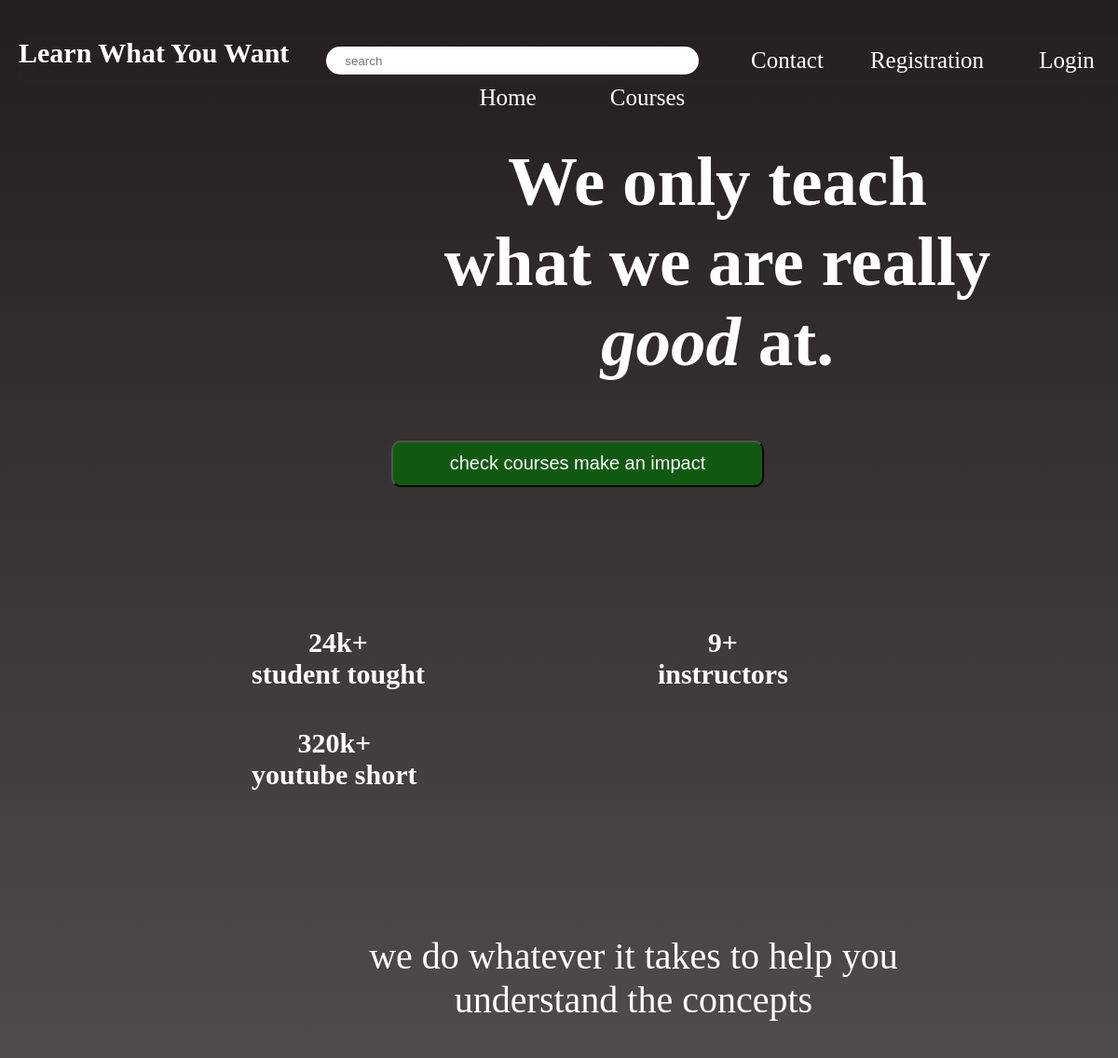
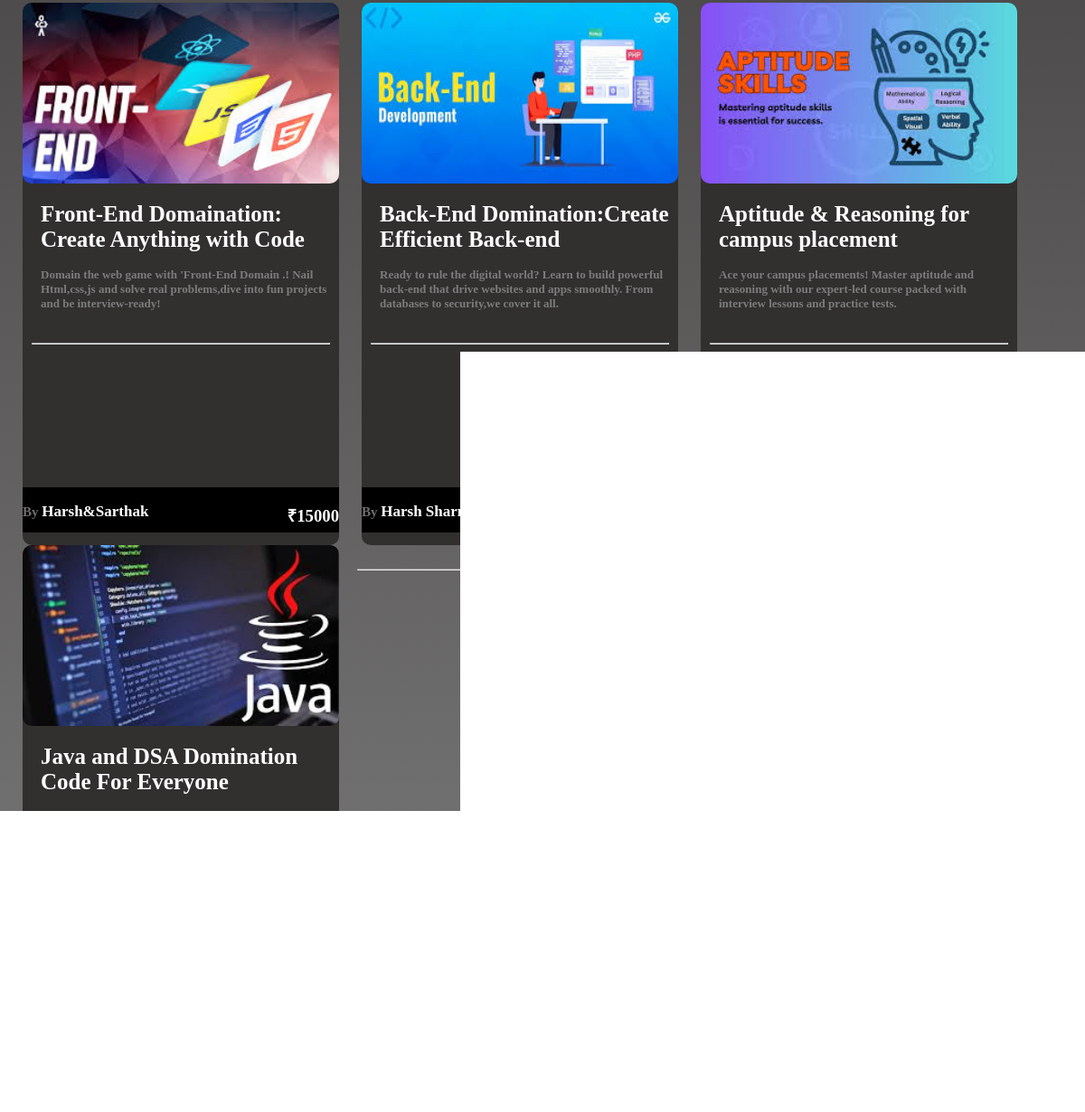
The page / on the database its author committed (2 pictures, top to bottom).
### myapp/models.py (models this page shows)
class course(models.Model):
    image=models.ImageField(upload_to='image/')
    coursename=models.CharField(max_length=50)
    description=models.TextField()
    price=models.IntegerField()
    auther=models.CharField(max_length=25)

### myapp/views.py (the view)
# urls.py: path('',getdata,name='getdata'),
def getdata(request):
    data=course.objects.all()
    return render(request,'getdata.html',{'data':data})

### template/getdata.html (shortened to what this page needs)
{% load static %}
<!DOCTYPE html>
<html lang="en">
<head>
    <link rel="stylesheet" href="{% static 'css/coursedata.css' %}">
</head>
<body style="height: 2400px;width: 100%;background-image: linear-gradient(rgb(35, 30, 30),gray);position: static;">
    <div id="content" style="height: 50px;">
        <div id="child" >
        <h1>Learn What You Want</h1> <input type="search" name="" id="search"  placeholder="search">
        <button><a href="{% url 'login' %}" style="color: white;text-decoration: none;">Login</a></button>
        <button><a href="{% url 'register' %}" style="color: white;text-decoration: none;">Registration</a></button>
        <button>Contact</button>
        <button><a href="{% url 'course' %}" style="color: white;text-decoration: none;">Courses</a></button>
        <button>Home</button>
        </div>
    </div>
        <div id="text" >
            <h2 id="text_content">We only teach what we are really <i>good</i> at.</h2>
        </div>
        <div id="checkcourse" style="text-align: center;"><a href="{% url 'course' %}"><button type="button">check courses make an impact</button></a></div>
        <div id="rating" style="text-align: center;"><h1>24k+<br>student tought
        </h1><h1>9+<br> instructors</h1><h1>320k+ <br>youtube short</h1></div>
        <div id="con">
            we do whatever it takes to help you understand the concepts
        </div>
        <br><br>
    <div style="width: 100%;height: 600px;">
       {% for i in data %}
       <a href="#">
       <div id="contain" class="container" style="margin-left: 5px;">
        <img src="{{ i.image.url }}" alt="" class="container">
        <h1 class="head">{{ i.coursename }}</h1>
        <h1 class="hed">{{ i.description }}</h1>
        <br>
        <hr id="hr">
        <div class="div1"></div>
        <div class="div2"><h3 id="h">{{i.auther}}</h3><h3 id="h1">₹{{i.price}}</h3></div>
        </div>
       </a>
        {% endfor %}
    </div>
    <br>
    <hr>
    <div style="width: 100%;height:400px ;"></div>
    <hr>
</body>
</html>

### static/css/coursedata.css (style rules this page uses)
body { margin-left:20px; margin-top: 40px; background-image: linear-gradient(rgb(24, 97, 24),black),radial-gradient(white,lightgreen,lightblue); float: left; width: 100%; height: 2500px; }
#contain { width: 350px; height: 600px; background-color:rgba(50, 47, 47, 0.989); float: left; margin-right: 20px; }
.container { border-radius: 10px; }
#contain>img { width: 100%; height: 200px; }
#contain>.head { margin-left: 20px; margin-right:10px; color: white; font-size: 25px; }
.hed { margin-left: 20px; margin-right:10px; font-size: 13px; color:rgb(124, 124, 124); }
#hr { background-color: rgb(124,124,124); margin-left: 10px; margin-right: 10px; }
.div1 { height: 100px; }
.div2 { width: 100%; height: 50px; background-color: black; margin-top: 50px; color: white; }
#h { font-size: 17px; float: left; padding-bottom: 10px; }
#h::before { content: "By "; color: rgb(112, 110, 108); font-size: 15px; width: fit-content; }
#h1 { float: right; width: fit-content; }
#content { width: 100%; height: 200px; position: relative; background-color:rgba(50, 47, 47, 0.1); }
#child>button { width: 150px; height: 50px; color: white; background-color:transparent; border: none; float: right; font-size: 25px; font-family: 'Times New Roman', Times, serif; }
#child { width: 100%; float: right; position:absolute; }
#child>h1 { color: white; float: left; font-family:none; font-size: 30px; margin-top: 0px; }
#text { color: white; font-size: 50px; text-align: center; margin-left: 350px; font-family: ' monospace'; width: 600px; padding:0px 100px; font-weight: 400; margin-bottom: 0px; }
#checkcourse { margin-top: 50px; margin-bottom: 100px; }
#checkcourse button { width: 400px; height: 50px; color: white; background-color: rgb(17, 89, 17); font-size: 20px; border-radius: 10px; margin-bottom: 30px; cursor: pointer; }
#rating { width: 100%; height: 150px; align-items: center; margin-top: 100px; margin-bottom: 200px; }
#rating>h1 { font-size: 30px; float: left; color:white; margin-left: 250px; }
#con { text-align: center; font-size: 40px; color: white; width: 600px; height: 100px; padding-left: 30%; }

### template/getdata.html (style rules this page uses)
#search { width: 400px; height: 30px; border-radius: 20px; margin-left: 40px; margin-top: 10px; padding-left: 20px; border: none; }

### rows shown on the page
course: image (picture), coursename "Front-End Domaination: Create Anything with Code", description "Domain the web game with 'Front-End Domain .! Nail Html,css,js and solve real problems,dive into fun projects and be interview-ready!", auther "Harsh&Sarthak", price "15000"
course: image (picture), coursename "Back-End Domination:Create Efficient Back-end", description "Ready to rule the digital world? Learn to build powerful back-end that drive websites and apps smoothly. From databases to security,we cover it all.", auther "Harsh Sharma"
course: image (picture), coursename "Aptitude & Reasoning for campus placement", description "Ace your campus placements! Master aptitude and reasoning with our expert-led course packed with interview lessons and practice tests."
course: image (picture), coursename "Java and DSA Domination Code For Everyone", description "Ace your coding interviews! Master java and DSA with our expert-led course, packed with interactive lessons and practice tests"
